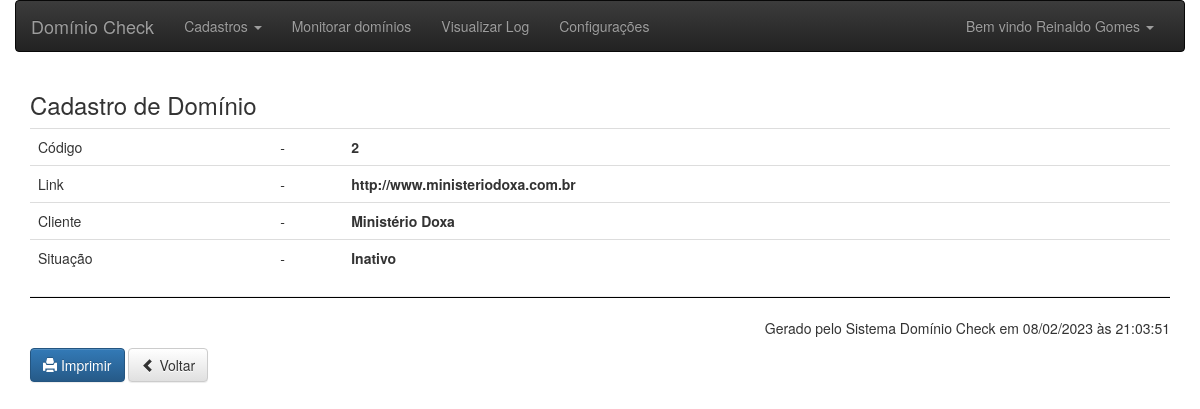
Screenshot of /view_dominio.php?view=2 (signed in) with the database file from the repository.
### tables this page shows
CREATE TABLE IF NOT EXISTS `dominio` (
  `id_dominio` int(11) NOT NULL,
  `link` varchar(250) NOT NULL,
  `cliente` varchar(250) NOT NULL,
  `status` tinyint(1) NOT NULL
);

### dom_db_actions.php (called while the page is built, shortened)
<?php
include_once 'db_config.php';
if (isset($_GET['view'])) {
    $SQL = $MySQLiconn->query("SELECT * FROM dominio WHERE id_dominio=" . $_GET['view']);
    $getROW = $SQL->fetch_array();
}

### view_dominio.php (the view, shortened to what this page needs)
<?php
include 'dom_db_actions.php';
include 'template/header.php';
?>
<div class="container">
    <div id="printable">
        <h3>Cadastro de Domínio</h3>
        <table class="table col-md-6">
            <tr>
                <td>Código</td>
                <td> - </td>
                <td><strong><?php if (isset($_GET['view'])) echo $getROW['id_dominio']; ?></strong></td>
            <tr>
            <tr>
                <td>Link</td>
                <td> - </td>
                <td><strong><?php if (isset($_GET['view'])) echo $getROW['link']; ?></strong></td>
            </tr>
            <tr>
                <td>Cliente</td>
                <td> - </td>
                <td><strong><?php if (isset($_GET['view'])) echo $getROW['cliente']; ?></strong></td>
            </tr>
            <tr>
                <td>Situação</td>
                <td> - </td>
                <td><strong><?php if (isset($_GET['view'])) if ($getROW['status']==1) echo 'Ativo'; else echo 'Inativo'; ?></strong></td>
            </tr>
        </table>
        <hr style="width: 100%; color: black; height: 1px; background-color:black;" />
        <p align="right">Gerado pelo Sistema Domínio Check em <?php echo date('d/m/Y') . " às " . date('H:i:s') ?></p>
    </div>
    <button class="btn btn-primary" type="submit" name="imprimir" onclick="print();"><span class="glyphicon glyphicon-print" aria-hidden="true"></span> Imprimir</button>
    <a class="btn btn-default" href="dominio.php" ><span class="glyphicon glyphicon-chevron-left" aria-hidden="true"></span> Voltar</a>
</div>
<?php include 'template/footer.php'; ?>

### rows the page displays
dominio: id_dominio "2", link "http://www.ministeriodoxa.com.br", cliente "Ministério Doxa"

### other values shown
$ses->getNode('nome_usuario') "Reinaldo Gomes"
